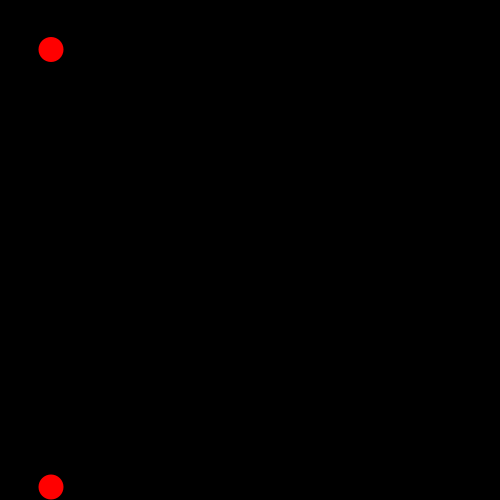
Frame 1 (no input)
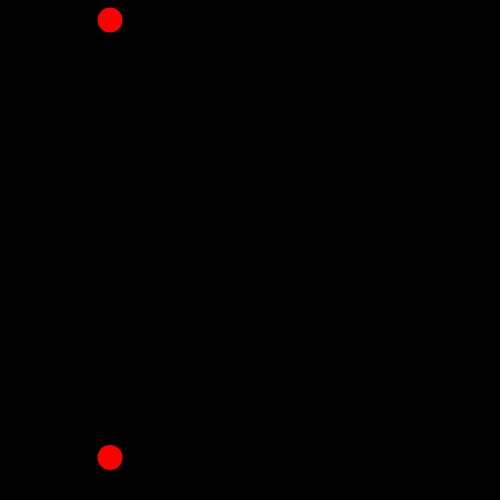
Frame 60 (the mouse pressed at the canvas centre just before this capture)
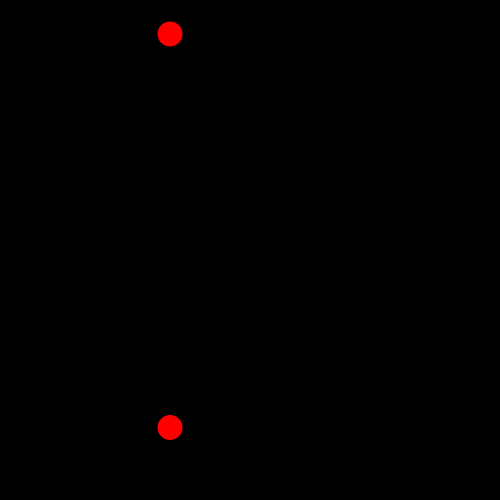
Frame 120 (the mouse held since frame 60 and released just before this capture)

The Processing sketch that drew these frames (run headless with seeded random() and noise(); from frame 60 on, the mouse is pressed at the canvas centre):

// Processing sketch: processing_82203
// ── processing_82203.pde

//Justin J. Bouncing Ball, CP1, Mods 16/17
Ball justin;
Ball me;
void setup()
{
  frameRate(100);
  noStroke();
  fill(255,0,0);
  justin=new Ball();
  me=new Ball();
  me.y=50;
  size(500,500);
}
void draw()
{
  background(0);
  justin.move();
  me.move();
  justin.bounce();
  me.bounce();
  justin.show();
  me.show();
}
class Ball
{
  float x,y;
  boolean up,right;
  Ball()
  {
    x=50;
    y=487.5;
    up=true;
    right=true;
  }
  void move()
  {
    if (up==true)
    {
      y-=1/2.0;
    }
    else  //up==false
    {
      y+=1/2.0;
    }
    if (right==true)
    {
      x++;
    }
    else  //right==false
    {
      x--;
    }
  }
  void bounce()
  {
    if (x<12.5)
    {
      right=true;
    }
    if (x>487.5)
    {
      right=false;
    }
    if (y<12.5)
    {
      up=false;
    }
    if (y>487.5)
    {
      up=true;
    }
  }
  void show()
  {
    ellipse(x,y,25,25);
  }
}
